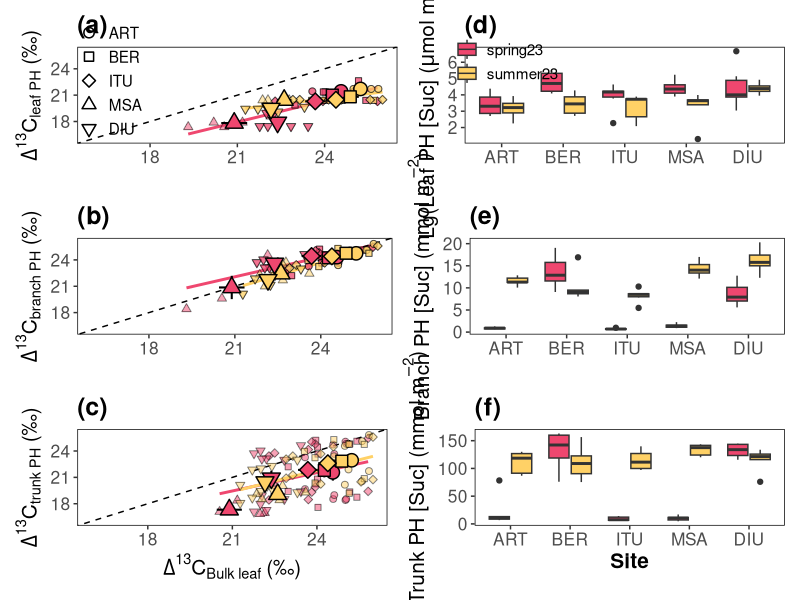

This figure's R source:
library(ggplot2)
library(tidyverse)
library(patchwork)

####1. build the D13C database####

d13CtrunkPh <- read.csv("gradienteData/isotopes_gradiente_2023/isotopes_base_phloem.csv") %>% 
  filter(sampling_date <= 20230701 | sampling_date >= 20230827) %>%
  mutate(campaign = ifelse(sampling_date <= 20230701, "spring23", "summer23")) %>% 
  select(-c(d15N_base_phloem)) |> 
  filter(site != "HMO") |> 
  rename(d13C_trunk_ph = d13C_base_phloem) |> 
  mutate(site = droplevels(as.factor(site))) |> 
  select(-c(sampling_date))

d13Cleaf <- read.csv("gradienteData/isotopes_gradiente_2023/isotopes_leaf.csv") %>% 
  filter(canopy_position == "shade_low") %>% 
  filter(sampling_date <= 20230731 | sampling_date >= 20230827) %>% 
  select(-c(weight_mg, canopy_position, canopy_position2, sampling_date,
            N_perc_leaf, d15N_leaf, C_perc_leaf))

d13CbranchPh <- read.csv("gradienteData/isotopes_gradiente_2023/isotopes_stem_phloem.csv") %>%
  filter(sampling_date <= 20230701 | sampling_date >= 20230827) %>%
  filter(canopy_position == "shade_low") %>%
  mutate(campaign = ifelse(sampling_date <= 20230701, "spring23", "summer23")) %>% 
  select(-c(d15N_stem_phloem, canopy_position, canopy_position2, sampling_date)) |> 
  rename(d13C_branch_ph = d13C_stem_phloem)

d13CleafPh <- read.csv("gradienteData/isotopes_gradiente_2023/isotopes_leaf_phloem.csv") |> 
  filter(sampling_date <= 20230701 | sampling_date >= 20230827) %>%
  mutate(campaign = ifelse(sampling_date <= 20230701, "spring23", "summer23")) %>% 
  select(-c(sampling_date)) |> 
  filter(site != "HMO") |> 
  mutate(site = droplevels(as.factor(site)))

gradiente <- full_join(d13CbranchPh, d13CtrunkPh, by = c("site", "tree", "campaign")) |> 
  full_join(d13CleafPh, by = c("site", "tree", "campaign")) |> 
  full_join(d13Cleaf, by = c("site", "tree", "campaign")) |>
  mutate(d13Camb_month = ifelse(campaign == "spring23", -8.75, -8.64)) |> 
  mutate(D13C_leaf = (d13Camb_month - d13C_leaf)/(1+d13C_leaf*0.001)) |> 
  mutate(D13C_leaf_ph = (d13Camb_month - d13C_leaf_ph)/(1+d13C_leaf_ph*0.001)) |> 
  mutate(D13C_branch_ph = (d13Camb_month - d13C_branch_ph)/(1+d13C_branch_ph*0.001)) |>
  mutate(D13C_trunk_ph = (d13Camb_month - d13C_trunk_ph)/(1+d13C_trunk_ph*0.001)) |>
  select(-c(starts_with("d13C", ignore.case = FALSE))) |> 
  mutate(site = factor(as.factor(site), levels = c("ART", "BER", "ITU", "MSA", "DIU")))

gradient_summ <- gradiente %>% 
  group_by(site, campaign) %>% 
  summarise(D13leaf = mean(D13C_leaf, na.rm = T),
            D13leaf_se = sd(D13C_leaf, na.rm = T)/sqrt(length(D13C_leaf)),
            D13leafPh = mean(D13C_leaf_ph, na.rm = T),
            D13leafPh_se = sd(D13C_leaf_ph, na.rm = T)/sqrt(length(D13C_leaf_ph)),
            D13branchPh = mean(D13C_branch_ph, na.rm = T),
            D13branchPh_se = sd(D13C_branch_ph, na.rm = T)/sqrt(length(D13C_branch_ph)),
            D13trunkPh = mean(D13C_trunk_ph, na.rm = T),
            D13trunkPh_se = sd(D13C_trunk_ph, na.rm = T)/sqrt(length(D13C_trunk_ph)))

####2. make correlation plots####

#####2.1. D13C of leaf ph vs leaf bulk#####

fig2a <- ggplot(gradiente, aes(y = D13C_leaf_ph, x = D13C_leaf)) +
  geom_smooth(aes(group = campaign, color = campaign),
              method = "lm", se = FALSE) +
  scale_color_manual(values=c("spring23" = "#EF476F", "summer23" = "#FFD166")) +
  geom_abline(slope = 1, intercept = 0, linetype = "dashed", color = "black") +
  geom_point(aes(fill = campaign, shape = site), size = 2, alpha = 0.5) +
  geom_errorbar(data = gradient_summ, aes(y = D13leafPh, x = D13leaf,
                                         ymin = D13leafPh - D13leafPh_se,
                                         ymax = D13leafPh + D13leafPh_se),
  width = 0, linewidth = 0.7, color = "black") +
  geom_errorbar(data = gradient_summ, aes(y = D13leafPh, x = D13leaf,
                                         xmin = D13leaf - D13leaf_se,
                                         xmax = D13leaf + D13leaf_se),
  width = 0, linewidth = 0.7, color = "black") +
  geom_point(data = gradient_summ, aes(y = D13leafPh, x = D13leaf,
                                      shape = site, fill = campaign),
             size = 4, color = "black", stroke = 0.75) +
  scale_shape_manual(values = c("ART" = 21, "BER" = 22, "ITU" = 23,
                                "MSA" = 24, "DIU" = 25)) +
  scale_fill_manual(values=c("spring23" = "#EF476F", "summer23" = "#FFD166")) +
  ylim(16, 26) +
  xlim(16, 26) +
  labs(title = "(a)", y = expression(Delta^13*C[leaf~PH]~"(\u2030)"), x = "") +
  guides(fill = "none", #color = guide_legend(title = NULL, order = 2, override.aes = list(linewidth = 1.2)),
         color = "none", shape = guide_legend(title = NULL, override.aes =
                                list(fill = NA, color = "black", size = 3))) +
  theme(panel.background = element_blank(),
    plot.background  = element_blank(),
    panel.border = element_rect(color = "black", fill = NA, linewidth = .5),
    axis.line = element_blank(),
    axis.title.y = element_text(size = 15),
    axis.title.x = element_text(size = 15),
    axis.text.x  = element_text(size = 12.5),
    axis.text.y  = element_text(size = 12.5),
    title = element_text(size = 15, face = "bold"),
    legend.position = c(0.1, 0.65),
    legend.background = element_rect(fill = NA, color = NA),
    legend.key = element_blank(),
    legend.text = element_text(size = 11),
    legend.spacing.y = unit(2, "pt")
  )

#####2.2. D13C of branch ph vs leaf bulk#####

fig2b <- ggplot(gradiente, aes(y = D13C_branch_ph, x = D13C_leaf)) +
  geom_smooth(aes(group = campaign, color = campaign),
              method = "lm", se = FALSE) +
  scale_color_manual(values=c("spring23" = "#EF476F", "summer23" = "#FFD166")) +
  geom_abline(slope = 1, intercept = 0, linetype = "dashed", color = "black") +
  geom_point(aes(fill = campaign, shape = site), size = 2, alpha = 0.5) +
  geom_errorbar(data = gradient_summ, aes(y = D13branchPh, x = D13leaf,
                                          ymin = D13branchPh - D13branchPh_se,
                                          ymax = D13branchPh + D13branchPh_se),
                width = 0, linewidth = 0.7, color = "black") +
  geom_errorbar(data = gradient_summ, aes(y = D13branchPh, x = D13leaf,
                                          xmin = D13leaf - D13leaf_se,
                                          xmax = D13leaf + D13leaf_se),
                width = 0, linewidth = 0.7, color = "black") +
  geom_point(data = gradient_summ, aes(y = D13branchPh, x = D13leaf,
                                       shape = site, fill = campaign),
             size = 4, color = "black", stroke = 0.75) +
  scale_shape_manual(values = c("ART" = 21, "BER" = 22, "ITU" = 23,
                                "MSA" = 24, "DIU" = 25)) +
  scale_fill_manual(values=c("spring23" = "#EF476F", "summer23" = "#FFD166")) +
  ylim(16, 26) +
  xlim(16, 26) +
  labs(title = "(b)",y = expression(Delta^13*C[branch~PH]~"(\u2030)"), x = "") +
  theme(panel.background = element_blank(),
        plot.background  = element_blank(),
        panel.border = element_rect(color = "black", fill = NA, linewidth = .5),
        axis.line = element_blank(),
        title = element_text(size = 15, face = "bold"),
        axis.title.y = element_text(size = 15),
        axis.title.x = element_text(size = 15),
        axis.text.x  = element_text(size = 12.5),
        axis.text.y  = element_text(size = 12.5),
        legend.position = "none"
        
  )

#####2.3. D13C of trunk ph vs leaf bulk#####

fig2c <- ggplot(gradiente, aes(y = D13C_trunk_ph, x = D13C_leaf)) +
  geom_smooth(aes(group = campaign, color = campaign),
              method = "lm", se = FALSE) +
  scale_color_manual(values=c("spring23" = "#EF476F", "summer23" = "#FFD166")) +
  geom_abline(slope = 1, intercept = 0, linetype = "dashed", color = "black") +
  geom_point(aes(fill = campaign, shape = site), size = 2, alpha = 0.5) +
  geom_errorbar(data = gradient_summ, aes(y = D13trunkPh, x = D13leaf,
                                          ymin = D13trunkPh - D13trunkPh_se,
                                          ymax = D13trunkPh + D13trunkPh_se),
                width = 0, linewidth = 0.7, color = "black") +
  geom_errorbar(data = gradient_summ, aes(y = D13trunkPh, x = D13leaf,
                                          xmin = D13leaf - D13leaf_se,
                                          xmax = D13leaf + D13leaf_se),
                width = 0, linewidth = 0.7, color = "black") +
  geom_point(data = gradient_summ, aes(y = D13trunkPh, x = D13leaf,
                                       shape = site, fill = campaign),
             size = 4, color = "black", stroke = 0.75) +
  scale_shape_manual(values = c("ART" = 21, "BER" = 22, "ITU" = 23,
                                "MSA" = 24, "DIU" = 25)) +
  scale_fill_manual(values=c("spring23" = "#EF476F", "summer23" = "#FFD166")) +
  ylim(16, 26) +
  xlim(16, 26) +
  labs(title = "(c)",y = expression(Delta^13*C[trunk~PH]~"(\u2030)"),
       x = expression(Delta^13*C[Bulk~leaf]~"(\u2030)")) +
  theme(panel.background = element_blank(),
        plot.background  = element_blank(),
        panel.border = element_rect(color = "black", fill = NA, linewidth = .5),
        axis.line = element_blank(),
        title = element_text(size = 15, face = "bold"),
        axis.title.y = element_text(size = 15),
        axis.title.x = element_text(size = 15),
        axis.text.x  = element_text(size = 12.5),
        axis.text.y  = element_text(size = 12.5),
        legend.position = "none"
        
  )


####3. build the sucrose database####

dimensions <- read.csv("gradienteData/sugars_gradiente_2023/dimensions_gradiente_2023_updated.csv") |> 
  mutate(surface_cm2 = pi*diameter_cm*length_cm)
dimensions$sample_type <- c(rep("SPH", times = nrow(dimensions)))
dimensions <- dimensions[, c("date", "id_plant", "canopy_position", "sample_type", "surface_cm2")]

sla <- read.csv("gradienteData/sla_gradiente_2023/sla_gradiente_2023_updated.csv") |> 
  mutate(SLA = ifelse(SLA == 9999, NA, SLA))
sla_summary <- sla |> 
  group_by(site, campaign, canopy_position) |> 
  summarise(slaAvg = mean(SLA, na.rm = T), slaSD = sd(SLA, na.rm =T))
sla <- sla |> 
  left_join(sla_summary, by = c("site", "campaign", "canopy_position")) |> 
  mutate(slaGapFilled = ifelse(is.na(SLA), slaAvg, SLA))

dwLeaves <- read.csv("gradienteData/sugars_gradiente_2023/lph_dw_gradiente_2023.csv") |> 
  left_join(sla[, c("campaign", "id_plant", "canopy_position" , "slaGapFilled")],
            by = c("campaign", "id_plant", "canopy_position")) |>
  mutate(la_cm2 = dw_lph_g * slaGapFilled)
dwLeaves$sample_type <- c(rep("LPH", times = nrow(dwLeaves)))
dwLeaves <- dwLeaves[, c("date", "id_plant", "canopy_position", "sample_type",
                         "dw_lph_g", "la_cm2")]
nsc <- read.csv("gradienteData/sugars_gradiente_2023/nsc_grad_2023_updated.csv") |>
  mutate(canopy_position = ifelse(is.na(canopy_position), "crap", canopy_position)) |>
  left_join(dimensions, by = c("date", "id_plant", "canopy_position", "sample_type")) |> 
  left_join(dwLeaves, by = c("date", "id_plant", "canopy_position", "sample_type")) |>
  mutate(surface_cm2 = ifelse(sample_type == "BPH", pi*(0.25^2)*5, surface_cm2)) |>
  mutate(surface_cm2 = ifelse(sample_type == "LPH", la_cm2, surface_cm2)) |> 
  mutate(volume_mL = ifelse(sample_type == "LPH", 0.5, 10)) |> 
  mutate(umol_suc_m2 = umol_suc_ml * volume_mL/(surface_cm2/10000)) |> 
  mutate(umol_suc_g = umol_suc_ml * volume_mL/dw_lph_g) |> 
  filter(canopy_position != "sun") |>
  filter(canopy_position != "shade") |>
  mutate(campaign = factor(campaign, levels = c("spring23", "summer23", "late_summer23"))) |> 
  filter(site != "HMO") |> 
  mutate(site = droplevels(as.factor(site)))

# MSA: lower branch and trunk [Sucrose] in spring than in summer,
# lower branch [Sucrose] in late summer than in summer
# but higher leaf [Sucrose] in spring than in summer.

# keep late summer campaigns for consistency,
# but not for MSA leaf phloem, keep MSA leaf phloem from summer
# I lack measurements of leaf dry mass for late summer

nscCheat <- subset(nsc, campaign == "summer23" & site == "MSA" & sample_type == "LPH")
nsc <- nsc |>
  filter(date <= 20230630 | date >= 20230827) |> 
  mutate(campaign = ifelse(date >= 20230630, "summer23", "spring23"))
nsc <- nsc[-which(is.na(nsc$surface_cm2)),]
nsc <- rbind(nsc, nscCheat)
rm(nscCheat, dimensions, dwLeaves, sla_summary)
nsc <- nsc |> 
  mutate(site = factor(site, levels = c("ART", "BER", "ITU", "MSA", "DIU"))) |> 
  rename(tree = id_plant)

nsc <- nsc[, c("site", "campaign", "tree", "sample_type",
               "umol_suc_ml", "umol_suc_m2", "umol_suc_g")]
nsc <- nsc |> 
  pivot_wider(names_from = sample_type, values_from = c(umol_suc_ml, umol_suc_m2, umol_suc_g))
nsc <- nsc[, c(1:10)] |> 
  rename(leafSuc_umol_ml = umol_suc_ml_LPH) |> 
  rename(branchSuc_umol_ml = umol_suc_ml_SPH) |> 
  rename(trunkSuc_umol_ml = umol_suc_ml_BPH) |>
  rename(leafSuc_umol_g = umol_suc_g_LPH) |> 
  rename(leafSuc_umol_m2 = umol_suc_m2_LPH) |> 
  rename(branchSuc_umol_m2 = umol_suc_m2_SPH) |> 
  rename(trunkSuc_umol_m2 = umol_suc_m2_BPH)

####4. sucrose graphs####

leafSuc <- ggplot(nsc, aes(x = site, y = log(leafSuc_umol_g*1000), fill = campaign)) +
  geom_boxplot(
    position = position_dodge2(width = 0.8, preserve = "single")) +
  scale_fill_manual(values=c("#EF476F", "#FFD166"), name = NULL) +
  labs(x = "", title = "(d)",
       y = expression("Lg(Leaf PH [Suc] ("*mu*mol~mg^-1*"))")) +
  theme(panel.background = element_blank(),
        plot.background  = element_blank(),
        panel.border = element_rect(color = "black", fill = NA, linewidth = .5),
        axis.line = element_blank(),
        title = element_text(size = 15, face = "bold"),
        axis.title.y = element_text(size = 15),
        axis.title.x = element_text(size = 15),
        axis.text.x  = element_text(size = 12.5),
        axis.text.y  = element_text(size = 12.5),
        legend.position = c(0.13, 0.85),
        legend.background = element_rect(fill = NA, color = NA),
        legend.key = element_blank(),
        legend.text = element_text(size = 11),
        legend.spacing.y = unit(2, "pt")
        
  )

branchSuc <- ggplot(nsc, aes(x = site, y = branchSuc_umol_m2*0.001, fill = campaign)) +
  geom_boxplot(
    position = position_dodge2(width = 0.8, preserve = "single")) +
  scale_fill_manual(values=c("#EF476F", "#FFD166"), name = NULL) +
  labs(x = "", title = "(e)",
       y = expression("Branch PH [Suc] ("*mmol~m^-2*")")) +
  theme(panel.background = element_blank(),
        plot.background  = element_blank(),
        panel.border = element_rect(color = "black", fill = NA, linewidth = .5),
        axis.line = element_blank(),
        title = element_text(size = 15, face = "bold"),
        axis.title.y = element_text(size = 15),
        axis.title.x = element_text(size = 15),
        axis.text.x  = element_text(size = 12.5),
        axis.text.y  = element_text(size = 12.5),
        legend.position = "none"
        
  )
trunkSuc <- ggplot(nsc, aes(x = site, y = trunkSuc_umol_m2*0.001, fill = campaign)) +
  geom_boxplot(
    position = position_dodge2(width = 0.8, preserve = "single")) +
  scale_fill_manual(values=c("#EF476F", "#FFD166"), name = NULL) +
  labs(x = "Site", title = "(f)",
       y = expression("Trunk PH [Suc] ("*mmol~m^-2*")")) +
  theme(panel.background = element_blank(),
        plot.background  = element_blank(),
        panel.border = element_rect(color = "black", fill = NA, linewidth = .5),
        axis.line = element_blank(),
        title = element_text(size = 15, face = "bold"),
        axis.title.y = element_text(size = 15),
        axis.title.x = element_text(size = 15),
        axis.text.x  = element_text(size = 12.5),
        axis.text.y  = element_text(size = 12.5),
        legend.position = "none"
        
  )

####4. plot everything####

combined_plot <- (fig2a | leafSuc) /
  (fig2b | branchSuc) /
  (fig2c | trunkSuc)

ggsave(filename = "gradienteOutput/fig2.tiff", plot = combined_plot,
  device = "tiff",
  width = 24,
  height = 18,
  units = "cm",
  dpi = 300,
  compression = "lzw",
  bg = "none"
)
